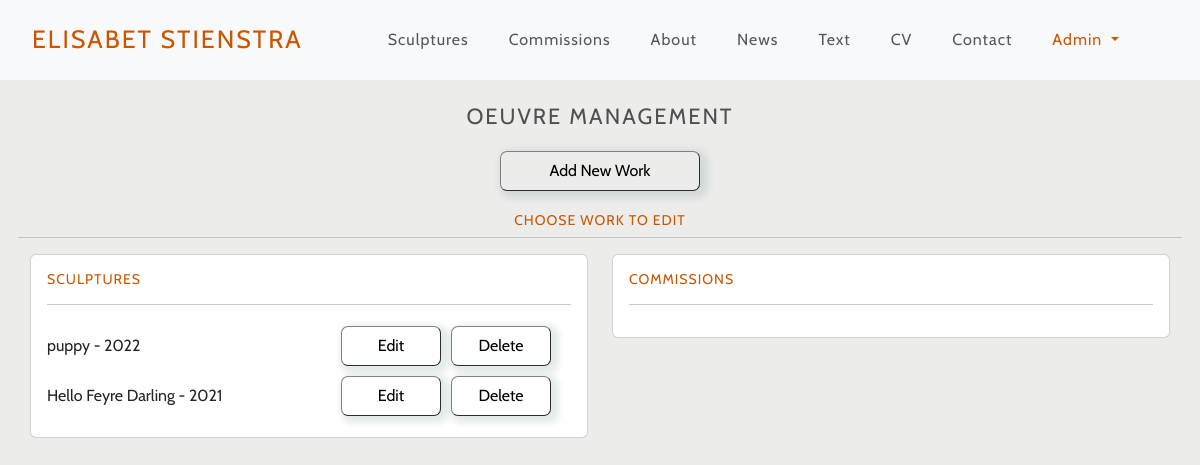
Screenshot of /oeuvre/oeuvre_management/ (signed in) with the database file from the repository.
### oeuvre/models.py (models this page shows, shortened)
class Category(models.Model):
    class Meta:
        verbose_name_plural = 'Categories'
    name = models.CharField(max_length=60)
    friendly_name = models.CharField(max_length=60, null=True, blank=True)

class Work(models.Model):
    category = models.ForeignKey(
        'Category', null=True, blank=True,
        on_delete=models.SET_NULL, related_name='category')
    title = models.CharField(max_length=254)
    date = models.DateField()
    size = models.CharField(max_length=100)
    materials = models.CharField(max_length=254)
    description = RichTextField(null=True, blank=True)
    hide = models.BooleanField(default=False)
    courtesy_of_gallery = models.BooleanField(default=False)
    order = models.IntegerField(null=True, blank=True)
    class Meta:
        ordering = ('order', '-date', )

### oeuvre/views.py (the view)
# urls.py: path('oeuvre_management/', views.oeuvre_management, name='oeuvre_management'),
@login_required
def oeuvre_management(request):
    if not request.user.is_superuser:
        sweetify.toast(request, 'Only an Admin can access this page', icon="error", timer=2000,
                            timerProgressBar=True)
        return redirect(reverse('home'))
    items = Work.objects.all()
    category =  Category.objects.all()
    context = {
        'category': category,
        'items': items,
    }
    return render(request, "oeuvre/oeuvre_management.html", context)

### oeuvre/templates/oeuvre/oeuvre_management.html
{% extends "base.html" %}
{% load static %}
{% block content %}
<div class="container g-lg-0">
<h1 class="pt-4 pb-2">Oeuvre Management</h1>
<section class="text-center">
    <a href="{% url 'add_work' %}"><button class="button-xl">Add New Work</button></a>
</section>
<section>
    <div class="row">
        <h2 class="pt-3">Choose work to edit</h2>
        <hr>
        {% for c in category %}
        <div class="col-12 col-lg-6">
        <div class="card">
            <div class="card-body">
            <h3>{{ c.friendly_name }}</h3>
            <hr>
            {% for work in items %}
            {% if work.category == c %}
            <div class="row {% if work.hide %} hidden {% endif %}">
                <div class="col-6 m-auto">
                    <a href="{% url 'edit_work' work.id %}"><p>{{ work.title }} - {{ work.date |date:"Y" }}</p></a>
                </div>
                <div class="col text-center">
                    <a href="{% url 'edit_work' work.id %}"><button>Edit</button></a><a data-bs-toggle="modal" data-bs-target="#modal-delete" data-bs-link="{% url 'delete_work' work.id %}"><button>Delete</button></a>
                </div>
            </div>
            {% endif %}
            {% endfor %}
        </div>
    </div>
</div>
{% endfor %}
    </div>
</section>
</div>
{% endblock %}

### static/css/base.css (style rules this page uses)
body { font-family: 'Cabin', sans-serif; background-color: #ECECEA; color: #534F50; overflow-x: hidden; }
h1 { font-weight: 100; font-size: 16px; text-transform: uppercase; letter-spacing: 1px; text-align: center; }
h2 { font-weight: 100; font-size: 14px; text-transform: uppercase; letter-spacing: 1px; color: #CC5500; text-align: center; }
h3 { font-weight: 100; font-size: 14px; text-transform: uppercase; letter-spacing: 1px; text-align: start; color: #CC5500; }
p { margin-top: auto; margin-bottom: auto; text-align: left; }
button { color: black; background-color: transparent; width: 60px; height: 40px; margin: 5px; text-decoration: none; box-shadow: 4px 3px 6px 4px rgba(117,151,152, .2); border-width: 1px; border-radius: 7px; border-color: gray; }
.button-xl { width: 200px; }
a { text-decoration: none; color: inherit; }
@media only screen and (min-width: 600px) { button { width: 80px; } }
@media only screen and (min-width: 992px) { h1 { font-size: 22px; letter-spacing: 2px; } }
@media only screen and (min-width: 1200px) { button { width: 100px; } }

### rows the page displays
Category: friendly_name "SCULPTURES"
Work: title "puppy", date "2022"
Work: title "Hello Feyre Darling", date "2021"
Category: friendly_name "COMMISSIONS"
